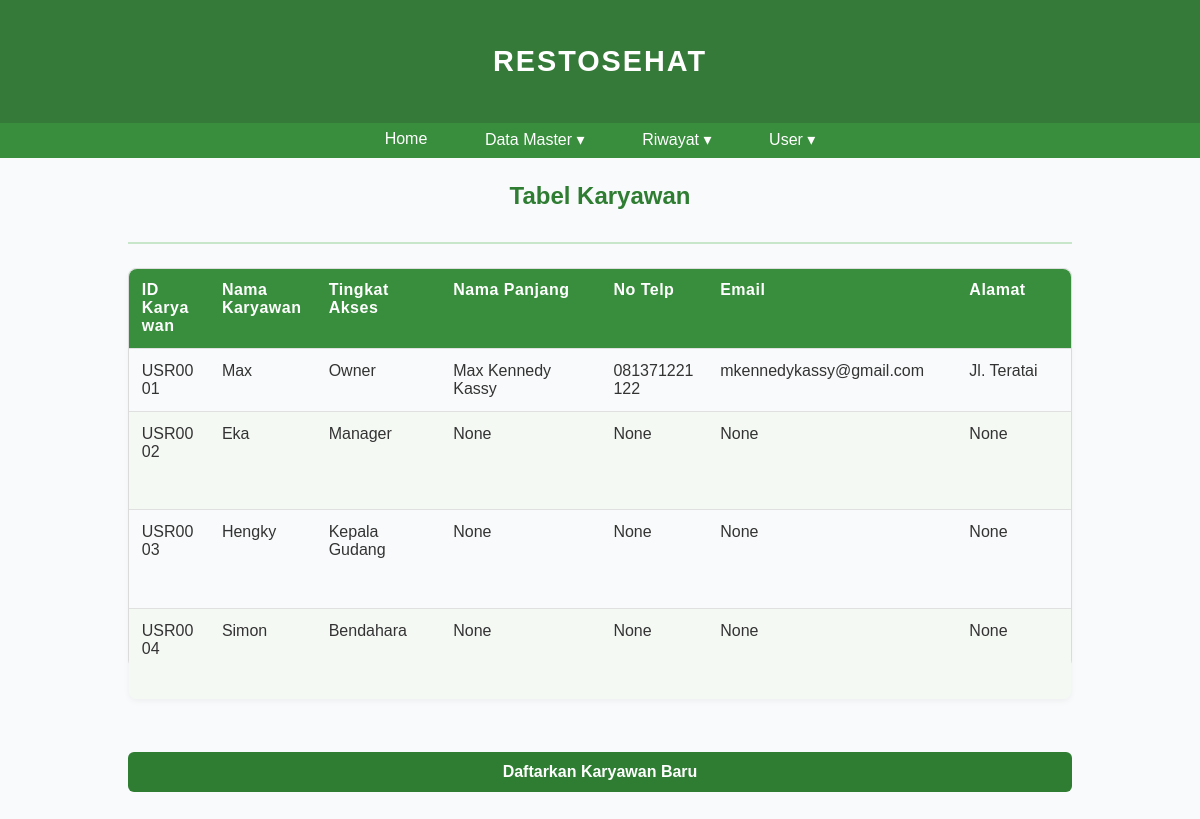
Before: /karyawan (signed in) with the older database file.
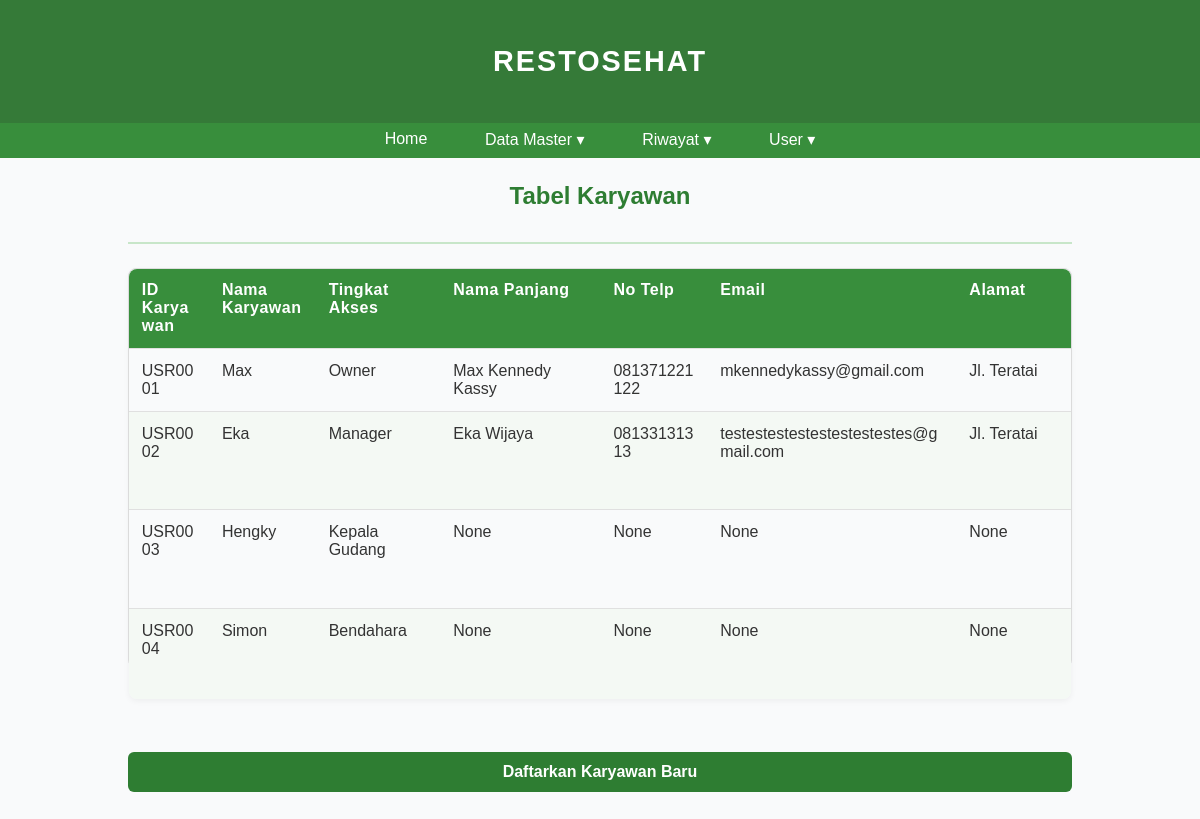
After: the same page with the newer database file.
### main.py (models this page shows, shortened)
class User(db.Model, UserMixin):
    idPrefix = 'USR'
    id = db.Column(db.String(5), primary_key=True)
    username = db.Column(db.String(80), unique=True, nullable=False)
    password_hash = db.Column(db.String(200), nullable=False)
    role = db.Column(db.String(50), default='User')
    namaPanjang = db.Column(db.String(200))
    email = db.Column(db.String(100), unique=True)
    noTelp = db.Column(db.String(12), unique=True)
    alamat = db.Column(db.String(150))

### main.py (the view)
@app.route("/karyawan")
@login_required
@role_required('Owner', 'Manager')
def karyawan():
    employees = User.query.order_by(User.id).all()
    return render_template('karyawan.html', employees=employees)

### main.py (called while the page is built)
def role_required(*roles):
    def decorator(f):
        @wraps(f)
        def decorated_function(*args, **kwargs):
            session_role = session.get('role')
            if session_role not in roles:
                flash('Access Denied!', 'danger')
                return redirect(url_for('index'))
            return f(*args, **kwargs)
        return decorated_function
    return decorator

@login_manager.user_loader
def load_user(user_id):
    return User.query.get(user_id)

### templates/karyawan.html (shortened to what this page needs)
{% extends 'base.html' %}
{% block body %}
<div class="content">
    <div class="head-content">
        <p>Tabel Karyawan</p>
    </div>
    <div class="main-content">
        {% if employees|length < 1 %}
        <h4>Kosong</h4>
        {% else %}
        <div class="table-container">
            <table>
                <thead>
                    <tr>
                        <th>ID Karyawan</th>
                        <th>Nama Karyawan</th>
                        <th>Tingkat Akses</th>
                        <th>Nama Panjang</th>
                        <th>No Telp</th>
                        <th>Email</th>
                        <th>Alamat</th>
                    </tr>
                </thead>
                <tbody>
                    {% for employee in employees %}
                    <tr>
                        <td>{{ employee.id }}</td>
                        <td>{{ employee.username }}</td>
                        <td>{{ employee.role }}</td>
                        <td>{{ employee.namaPanjang }}</td>
                        <td>{{ employee.noTelp }}</td>
                        <td>{{ employee.email }}</td>
                        <td>{{ employee.alamat }}</td>
                    </tr>
                    {% endfor %}
                </tbody>
            </table>
        </div>
        {% endif %}
        <br><br>
        <input type="submit" value="Daftarkan Karyawan Baru" onclick="window.location.href='/register'">
    </div>
</div>
{% endblock %}

Changed rows visible on the page:
changed User "USR0002": namaPanjang "None" → "Eka Wijaya"; noTelp "None" → "08133131313"; email "None" → "testestestestestestestestes@gmail.com"; alamat "None" → "Jl. Teratai"
